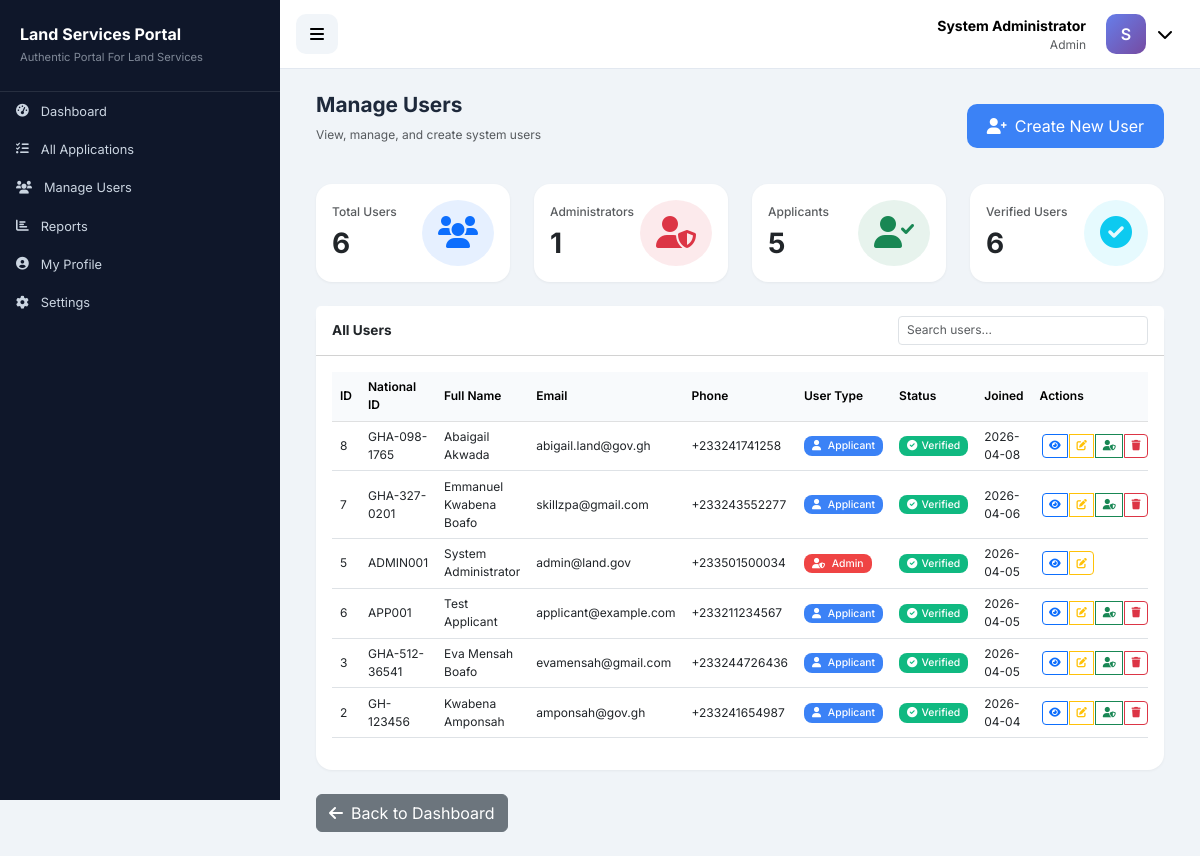
/admin/manage_users (signed in), run on the app's committed database.
### tables this page shows
CREATE TABLE users (
            id INTEGER PRIMARY KEY AUTOINCREMENT,
            national_id TEXT UNIQUE NOT NULL,
            full_name TEXT NOT NULL,
            email TEXT UNIQUE NOT NULL,
            phone TEXT NOT NULL,
            password TEXT NOT NULL,
            user_type TEXT DEFAULT 'applicant',
            is_verified BOOLEAN DEFAULT 0,
            created_at TIMESTAMP DEFAULT CURRENT_TIMESTAMP,
            last_login TIMESTAMP
        );

### app.py (the view)
@app.route('/admin/manage_users')
@login_required
@admin_required
def manage_users():
    conn = get_db()
    users = conn.execute('SELECT * FROM users ORDER BY created_at DESC').fetchall()
    conn.close()
    return render_template('admin/manage_users.html', users=users)

### app.py (called while the page is built)
def get_db():
    import sqlite3
    conn = sqlite3.connect(DATABASE_PATH)
    conn.row_factory = sqlite3.Row
    return conn

def login_required(f):
    @wraps(f)
    def decorated_function(*args, **kwargs):
        if 'user_id' not in session:
            flash('Please login to access this page', 'warning')
            return redirect(url_for('login'))
        return f(*args, **kwargs)
    return decorated_function

def admin_required(f):
    @wraps(f)
    def decorated_function(*args, **kwargs):
        if session.get('user_type') != 'admin':
            flash('Admin access required', 'danger')
            return redirect(url_for('dashboard'))
        return f(*args, **kwargs)
    return decorated_function

@app.context_processor
def inject_datetime():
    return {'datetime': datetime}

### templates/admin/manage_users.html (shortened to what this page needs)
{% extends "base_private.html" %}
{% block content %}
<div class="container-fluid">
    <div class="row mb-4">
        <div class="col-12">
            <div class="d-flex justify-content-between align-items-center">
                <div>
                    <h2 class="fw-bold">Manage Users</h2>
                    <p class="text-muted">View, manage, and create system users</p>
                </div>
                <button type="button" class="btn btn-primary" data-bs-toggle="modal" data-bs-target="#createUserModal">
                    <i class="fas fa-user-plus me-2"></i>Create New User
                </button>
            </div>
        </div>
    </div>
    <div class="row g-4 mb-4">
        <div class="col-md-3">
            <div class="card p-3">
                <div class="d-flex justify-content-between align-items-center">
                    <div>
                        <h6 class="text-muted mb-2">Total Users</h6>
                        <h3 class="fw-bold mb-0">{{ users|length }}</h3>
                    </div>
                    <div class="bg-primary bg-opacity-10 p-3 rounded-circle">
                        <i class="fas fa-users fa-2x text-primary"></i>
                    </div>
                </div>
            </div>
        </div>
        <div class="col-md-3">
            <div class="card p-3">
                <div class="d-flex justify-content-between align-items-center">
                    <div>
                        <h6 class="text-muted mb-2">Administrators</h6>
                        <h3 class="fw-bold mb-0">
                            {% set admin_count = users|selectattr('user_type', 'equalto', 'admin')|list|length %}
                            {{ admin_count }}
                        </h3>
                    </div>
                    <div class="bg-danger bg-opacity-10 p-3 rounded-circle">
                        <i class="fas fa-user-shield fa-2x text-danger"></i>
                    </div>
                </div>
            </div>
        </div>
        <div class="col-md-3">
            <div class="card p-3">
                <div class="d-flex justify-content-between align-items-center">
                    <div>
                        <h6 class="text-muted mb-2">Applicants</h6>
                        <h3 class="fw-bold mb-0">
                            {% set applicant_count = users|selectattr('user_type', 'equalto', 'applicant')|list|length %}
                            {{ applicant_count }}
                        </h3>
                    </div>
                    <div class="bg-success bg-opacity-10 p-3 rounded-circle">
                        <i class="fas fa-user-check fa-2x text-success"></i>
                    </div>
                </div>
            </div>
        </div>
        <div class="col-md-3">
            <div class="card p-3">
                <div class="d-flex justify-content-between align-items-center">
                    <div>
                        <h6 class="text-muted mb-2">Verified Users</h6>
                        <h3 class="fw-bold mb-0">
                            {% set verified_count = users|selectattr('is_verified', 'equalto', 1)|list|length %}
                            {{ verified_count }}
                        </h3>
                    </div>
                    <div class="bg-info bg-opacity-10 p-3 rounded-circle">
                        <i class="fas fa-check-circle fa-2x text-info"></i>
                    </div>
                </div>
            </div>
        </div>
    </div>
    <div class="card">
        <div class="card-header bg-white py-3">
            <div class="d-flex justify-content-between align-items-center">
                <h5 class="fw-bold mb-0">All Users</h5>
                <div>
                    <input type="text" id="searchInput" class="form-control form-control-sm" placeholder="Search users..." style="width: 250px;">
                </div>
            </div>
        </div>
        <div class="card-body">
            <div class="table-responsive">
                <table class="table table-hover" id="usersTable">
                    <thead class="table-light">
                        <tr>
                            <th>ID</th>
                            <th>National ID</th>
                            <th>Full Name</th>
                            <th>Email</th>
                            <th>Phone</th>
                            <th>User Type</th>
                            <th>Status</th>
                            <th>Joined</th>
                            <th>Actions</th>
                        </tr>
                    </thead>
                    <tbody>
                        {% for user in users %}
                        <tr>
                            <td>{{ user.id }}</td>
                            <td>{{ user.national_id }}</td>
                            <td>{{ user.full_name }}</td>
                            <td>{{ user.email }}</td>
                            <td>{{ user.phone }}</td>
                            <td>
                                <span class="badge bg-{% if user.user_type == 'admin' %}danger{% else %}info{% endif %}">
                                    <i class="fas fa-{% if user.user_type == 'admin' %}user-shield{% else %}user{% endif %} me-1"></i>
                                    {{ user.user_type|title }}
                                </span>
                            </td>
                            <td>
                                {% if user.is_verified %}
                                <span class="badge bg-success"><i class="fas fa-check-circle me-1"></i>Verified</span>
                                {% else %}
                                <span class="badge bg-warning"><i class="fas fa-clock me-1"></i>Pending</span>
                                {% endif %}
                            </td>
                            <td>{{ user.created_at[:10] if user.created_at else 'N/A' }}</td>
                            <td>
                                <div class="btn-group" role="group">
                                    <button class="btn btn-sm btn-outline-primary" onclick="viewUser({{ user.id }})" title="View Details">
                                        <i class="fas fa-eye"></i>
                                    </button>
                                    <button class="btn btn-sm btn-outline-warning" onclick="editUser({{ user.id }})" title="Edit User">
                                        <i class="fas fa-edit"></i>
                                    </button>
                                    {% if user.user_type != 'admin' %}
                                    <button class="btn btn-sm btn-outline-success" onclick="makeAdmin({{ user.id }}, '{{ user.full_name }}')" title="Make Admin">
                                        <i class="fas fa-user-shield"></i>
                                    </button>
                                    {% endif %}
                                    {% if user.id != session.user_id %}
                                    <button class="btn btn-sm btn-outline-danger" onclick="deleteUser({{ user.id }}, '{{ user.full_name }}')" title="Delete User">
                                        <i class="fas fa-trash"></i>
                                    </button>
                                    {% endif %}
                                </div>
                            </td>
                        </tr>
                        {% endfor %}
                    </tbody>
                </table>
            </div>
        </div>
    </div>
    <div class="row mt-4">
        <div class="col-12">
            <a href="{{ url_for('dashboard') }}" class="btn btn-secondary">
                <i class="fas fa-arrow-left me-2"></i>Back to Dashboard
            </a>
        </div>
    </div>
</div>
{% endblock %}

### templates/base_private.html (shortened to what this page needs)
<!DOCTYPE html>
<html lang="en">
<head>
    <link href="https://cdn.jsdelivr.net/npm/bootstrap@5.3.0-alpha1/dist/css/bootstrap.min.css" rel="stylesheet">
    <link rel="stylesheet" href="https://cdnjs.cloudflare.com/ajax/libs/font-awesome/6.0.0/css/all.min.css">
    <link rel="stylesheet" href="{{ url_for('static', filename='css/custom.css') }}">
</head>
<body>
    <div class="sidebar" id="sidebar">
        <div class="sidebar-header">
            <h3>Land Services Portal</h3>
            <p>Authentic Portal For Land Services</p>
        </div>
        <div class="nav flex-column">
            <a href="{{ url_for('dashboard') }}" class="sidebar-link {% if request.endpoint == 'dashboard' %}active{% endif %}">
                <i class="fas fa-tachometer-alt"></i><span>Dashboard</span>
            </a>
            {% if session.user_type != 'admin' %}
                <a href="{{ url_for('book_appointment') }}" class="sidebar-link">
                    <i class="fas fa-calendar-plus"></i><span>Book Appointment</span>
                </a>
            {% else %}
                <a href="{{ url_for('manage_applications') }}" class="sidebar-link">
                    <i class="fas fa-tasks"></i><span>All Applications</span>
                </a>
                <a href="{{ url_for('manage_users') }}" class="sidebar-link">
                    <i class="fas fa-users"></i><span>Manage Users</span>
                </a>
                <a href="{{ url_for('reports') }}" class="sidebar-link">
                    <i class="fas fa-chart-bar"></i><span>Reports</span>
                </a>
            {% endif %}
            <a href="{{ url_for('profile') }}" class="sidebar-link">
                <i class="fas fa-user-circle"></i><span>My Profile</span>
            </a>
            <a href="{{ url_for('settings') }}" class="sidebar-link">
                <i class="fas fa-cog"></i><span>Settings</span>
            </a>
        </div>
    </div>
    <div class="main-content" id="mainContent">
        <div class="top-navbar">
            <button class="toggle-btn" id="toggleSidebar">
                <i class="fas fa-bars"></i>
            </button>
            <div class="user-dropdown">
                <button class="user-trigger" id="dropdownTrigger">
                    <div class="text-end me-2">
                        <div class="small fw-bold">{{ session.user_name }}</div>
                        <div class="small text-muted">{{ session.user_type|title }}</div>
                    </div>
                    <div class="avatar">{{ session.user_name[0] if session.user_name else 'U' }}</div>
                    <i class="fas fa-chevron-down"></i>
                </button>
            </div>
        </div>
        <div class="p-4">
            {% block content %}{% endblock %}
        </div>
    </div>
</body>
</html>

### static/css/custom.css (style rules this page uses)
.table { font-size: 0.75rem !important; }
.table td, .table th { padding: 0.4rem 0.5rem !important; vertical-align: middle !important; }
.table thead th { font-weight: 600; background-color: #f8fafc; font-size: 0.75rem !important; }
.table tbody td { font-size: 0.75rem !important; }
.table .badge { font-size: 0.65rem !important; padding: 0.25rem 0.5rem !important; font-weight: 500; }
.table .btn-sm { padding: 0.2rem 0.4rem !important; font-size: 0.65rem !important; }
.table-responsive { overflow-x: auto; }
.card-header { padding: 0.6rem 1rem !important; }
.card-header h5, .card-header h6 { font-size: 0.85rem !important; margin-bottom: 0; }
.form-control, .form-select { font-size: 0.75rem !important; padding: 0.3rem 0.5rem !important; }
.sidebar-link { font-size: 0.8rem !important; padding: 0.6rem 1rem !important; }
.sidebar-header h3 { font-size: 1rem !important; }
.top-navbar { padding: 0.5rem 1rem !important; }
h2.fw-bold { font-size: 1.3rem !important; }
.text-muted { font-size: 0.75rem !important; }
.badge.bg-success { background-color: #10b981 !important; }
.badge.bg-danger { background-color: #ef4444 !important; }
.badge.bg-info { background-color: #3b82f6 !important; }

### templates/base_private.html (style rules this page uses)
* { margin: 0; padding: 0; box-sizing: border-box; }
body { font-family: 'Inter', sans-serif; background: #f0f4f8; color: #1e293b; }
.sidebar { position: fixed; left: 0; top: 0; width: 280px; height: 100vh; background: #0f172a; color: #e2e8f0; transition: all 0.3s; z-index: 1000; overflow-y: auto; }
.sidebar-header { padding: 25px 20px; border-bottom: 1px solid rgba(255, 255, 255, 0.1); }
.sidebar-header h3 { font-size: 1.2rem; font-weight: 700; margin: 0; color: white; }
.sidebar-header p { font-size: 0.7rem; opacity: 0.6; margin: 5px 0 0; color: #cbd5e1; }
.sidebar-link { display: flex; align-items: center; padding: 12px 20px; color: #cbd5e1; text-decoration: none; transition: all 0.2s; gap: 12px; }
.main-content { margin-left: 280px; transition: all 0.3s; min-height: 100vh; }
.top-navbar { background: white; padding: 15px 30px; border-bottom: 1px solid #e2e8f0; display: flex; justify-content: space-between; align-items: center; position: sticky; top: 0; z-index: 999; }
.toggle-btn { background: #f1f5f9; border: none; padding: 8px 14px; border-radius: 10px; cursor: pointer; transition: all 0.2s; }
.user-dropdown { position: relative; }
.user-trigger { display: flex; align-items: center; gap: 12px; cursor: pointer; padding: 6px 12px; border-radius: 10px; background: none; border: none; transition: all 0.2s; }
.avatar { width: 40px; height: 40px; background: linear-gradient(135deg, #667eea 0%, #764ba2 100%); border-radius: 10px; display: flex; align-items: center; justify-content: center; color: white; font-weight: 600; }
.card { border: none; border-radius: 16px; box-shadow: 0 1px 3px rgba(0, 0, 0, 0.05); transition: transform 0.2s; }
.btn-primary { background: #3b82f6; border: none; border-radius: 10px; padding: 10px 20px; transition: all 0.2s; }

### templates/admin/manage_users.html (style rules this page uses)
.btn-group .btn { margin: 0 2px; }
.badge { font-weight: 500; padding: 5px 10px; border-radius: 8px; }

### data on the page
users: user_name "System Administrator", user_type "Admin", id "5", national_id "ADMIN001", full_name "System Administrator", email "admin@land.gov", phone "+233501500034", is_verified True (drawn), created_at "2026-04-05"
users: id "8", national_id "GHA-098-1765", full_name "Abaigail Akwada", email "abigail.land@gov.gh", phone "+233241741258", user_type "Applicant", is_verified True (drawn), created_at "2026-04-08"
users: id "7", national_id "GHA-327-0201", full_name "Emmanuel Kwabena Boafo", email "skillzpa@gmail.com", phone "+233243552277", user_type "Applicant", is_verified True (drawn), created_at "2026-04-06"
users: id "6", national_id "APP001", full_name "Test Applicant", email "applicant@example.com", phone "+233211234567", user_type "Applicant", is_verified True (drawn), created_at "2026-04-05"
users: id "3", national_id "GHA-512-36541", full_name "Eva Mensah Boafo", email "evamensah@gmail.com", phone "+233244726436", user_type "Applicant", is_verified True (drawn), created_at "2026-04-05"
users: id "2", national_id "GH-123456", full_name "Kwabena Amponsah", email "amponsah@gov.gh", phone "+233241654987", user_type "Applicant", is_verified True (drawn), created_at "2026-04-04"

### other printed values
{{ session.user_name[0] if session.user_name else 'U' }} "S"
{{ users|length }} "6"
{{ admin_count }} "1"
{{ applicant_count }} "5"
{{ verified_count }} "6"
